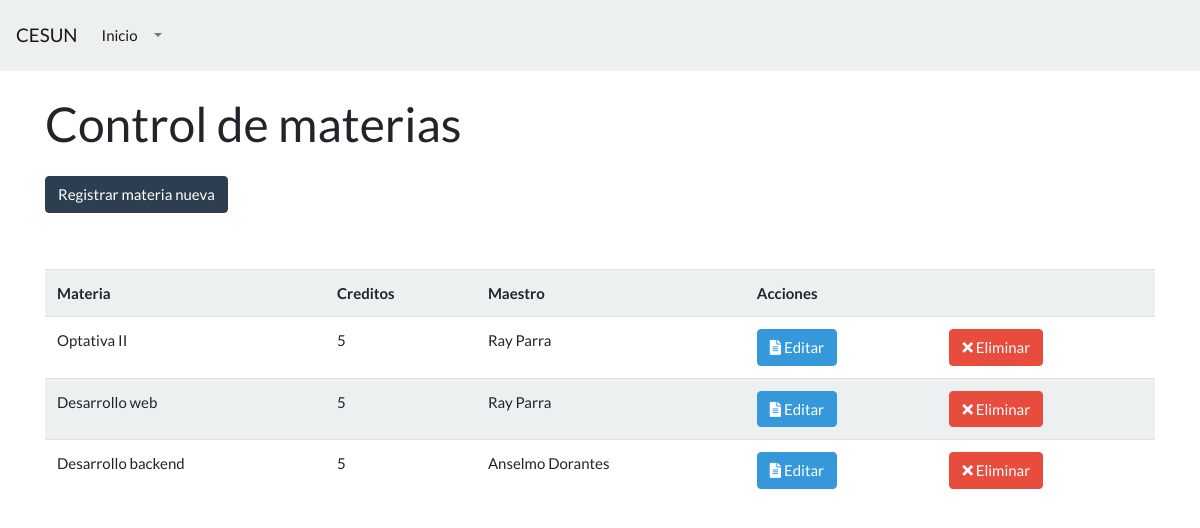
The page /Materias/ (signed in) on the database its author committed.
### aplicacion/models.py (models this page shows, shortened)
class Materia(models.Model):
    nombre=models.CharField(max_length=100)
    creditos=models.IntegerField()
    maestro=models.ForeignKey(Docente, on_delete=models.CASCADE)

class Docente(models.Model):
    nombre=models.CharField(max_length=100)
    apellido=models.CharField(max_length=100)

### aplicacion/views.py (the view)
# urls.py: path('Materias/', views.ListaMaterias.as_view(), name="Materias"),
class ListaMaterias(LoginRequiredMixin,generic.ListView):
    model = Materia
    template_name = "materias.html"

### aplicacion/templates/materias.html (shortened to what this page needs)
{% extends "./base.html" %}
{% block contenido %}
<h1>Control de materias</h1>
<a class="btn btn-primary mt-3 mb-5" href="{% url 'RegistrarMateria' %}">Registrar materia nueva</a>
<table class="table table-striped mt-2">
    <th>Materia</th>
    <th>Creditos</th>
    <th>Maestro</th>
    <th colspan="2">Acciones</th>
    {% for materia in object_list %}
    <tr>
        <td>{{materia.nombre}}</td>
        <td>{{materia.creditos}}</td>
        <td>{{materia.maestro.nombre}} {{materia.maestro.apellido}}</td>
        <td><a class="btn btn-info" href="{% url 'ModificarMateria' materia.id %}"><i class="fa fa-file-alt" aria-hidden="true"></i> Editar</a></td>
        <td><a class="btn btn-danger" href="{% url 'EliminarMateria' materia.id %}"><i class="fa fa-times" aria-hidden="true"></i> Eliminar</a></td>
    </tr>
    {% endfor %}
</table>
{% endblock contenido %}

### rows shown on the page
Materia: nombre "Optativa II", creditos "5", maestro.nombre "Ray", maestro.apellido "Parra"
Materia: nombre "Desarrollo web", creditos "5", maestro.nombre "Ray", maestro.apellido "Parra"
Materia: nombre "Desarrollo backend", creditos "5", maestro.nombre "Anselmo", maestro.apellido "Dorantes"
